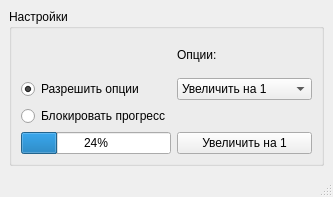
<?xml version="1.0" encoding="UTF-8"?>
<ui version="4.0">
 <class>MainWindow</class>
 <widget class="QMainWindow" name="MainWindow">
  <property name="geometry">
   <rect>
    <x>0</x>
    <y>0</y>
    <width>317</width>
    <height>197</height>
   </rect>
  </property>
  <property name="windowTitle">
   <string>MainWindow</string>
  </property>
  <widget class="QWidget" name="centralwidget">
   <layout class="QGridLayout" name="gridLayout_2">
    <item row="0" column="0">
     <widget class="QGroupBox" name="groupBox">
      <property name="title">
       <string>Настройки</string>
      </property>
      <layout class="QGridLayout" name="gridLayout">
       <item row="0" column="1">
        <widget class="QLabel" name="lb_Options">
         <property name="sizePolicy">
          <sizepolicy hsizetype="Preferred" vsizetype="Preferred">
           <horstretch>0</horstretch>
           <verstretch>0</verstretch>
          </sizepolicy>
         </property>
         <property name="text">
          <string>Опции:</string>
         </property>
        </widget>
       </item>
       <item row="1" column="0">
        <widget class="QRadioButton" name="rB_SlcLst">
         <property name="text">
          <string>Разрешить опции</string>
         </property>
         <property name="checked">
          <bool>true</bool>
         </property>
        </widget>
       </item>
       <item row="1" column="1">
        <widget class="QComboBox" name="cB_Options">
         <item>
          <property name="text">
           <string>Увеличить на 1</string>
          </property>
         </item>
         <item>
          <property name="text">
           <string>Увеличить на 2</string>
          </property>
         </item>
         <item>
          <property name="text">
           <string>Увеличить на 5</string>
          </property>
         </item>
         <item>
          <property name="text">
           <string>Увеличить на 25%</string>
          </property>
         </item>
         <item>
          <property name="text">
           <string>Увеличить на 1%</string>
          </property>
         </item>
        </widget>
       </item>
       <item row="2" column="0">
        <widget class="QRadioButton" name="rB_BlokPrgBr">
         <property name="text">
          <string>Блокировать прогресс</string>
         </property>
         <property name="checked">
          <bool>false</bool>
         </property>
        </widget>
       </item>
       <item row="3" column="0">
        <widget class="QProgressBar" name="pB_10">
         <property name="value">
          <number>24</number>
         </property>
        </widget>
       </item>
       <item row="3" column="1">
        <widget class="QPushButton" name="PB_add10">
         <property name="text">
          <string>Увеличить на 1</string>
         </property>
         <property name="checkable">
          <bool>true</bool>
         </property>
         <property name="checked">
          <bool>false</bool>
         </property>
        </widget>
       </item>
      </layout>
     </widget>
    </item>
   </layout>
  </widget>
  <widget class="QMenuBar" name="menubar">
   <property name="geometry">
    <rect>
     <x>0</x>
     <y>0</y>
     <width>317</width>
     <height>22</height>
    </rect>
   </property>
  </widget>
  <widget class="QStatusBar" name="statusbar"/>
 </widget>
 <resources/>
 <connections>
  <connection>
   <sender>rB_SlcLst</sender>
   <signal>clicked(bool)</signal>
   <receiver>cB_Options</receiver>
   <slot>show()</slot>
   <hints>
    <hint type="sourcelabel">
     <x>122</x>
     <y>87</y>
    </hint>
    <hint type="destinationlabel">
     <x>235</x>
     <y>97</y>
    </hint>
   </hints>
  </connection>
  <connection>
   <sender>rB_BlokPrgBr</sender>
   <signal>clicked(bool)</signal>
   <receiver>pB_10</receiver>
   <slot>show()</slot>
   <hints>
    <hint type="sourcelabel">
     <x>25</x>
     <y>118</y>
    </hint>
    <hint type="destinationlabel">
     <x>86</x>
     <y>148</y>
    </hint>
   </hints>
  </connection>
  <connection>
   <sender>PB_add10</sender>
   <signal>clicked()</signal>
   <receiver>pB_10</receiver>
   <slot>update()</slot>
   <hints>
    <hint type="sourcelabel">
     <x>209</x>
     <y>150</y>
    </hint>
    <hint type="destinationlabel">
     <x>151</x>
     <y>143</y>
    </hint>
   </hints>
  </connection>
  <connection>
   <sender>rB_BlokPrgBr</sender>
   <signal>clicked(bool)</signal>
   <receiver>PB_add10</receiver>
   <slot>setDisabled(bool)</slot>
   <hints>
    <hint type="sourcelabel">
     <x>166</x>
     <y>121</y>
    </hint>
    <hint type="destinationlabel">
     <x>262</x>
     <y>143</y>
    </hint>
   </hints>
  </connection>
  <connection>
   <sender>rB_SlcLst</sender>
   <signal>clicked(bool)</signal>
   <receiver>PB_add10</receiver>
   <slot>setEnabled(bool)</slot>
   <hints>
    <hint type="sourcelabel">
     <x>166</x>
     <y>89</y>
    </hint>
    <hint type="destinationlabel">
     <x>297</x>
     <y>139</y>
    </hint>
   </hints>
  </connection>
  <connection>
   <sender>PB_add10</sender>
   <signal>toggled(bool)</signal>
   <receiver>pB_10</receiver>
   <slot>update()</slot>
   <hints>
    <hint type="sourcelabel">
     <x>233</x>
     <y>145</y>
    </hint>
    <hint type="destinationlabel">
     <x>120</x>
     <y>151</y>
    </hint>
   </hints>
  </connection>
 </connections>
</ui>
